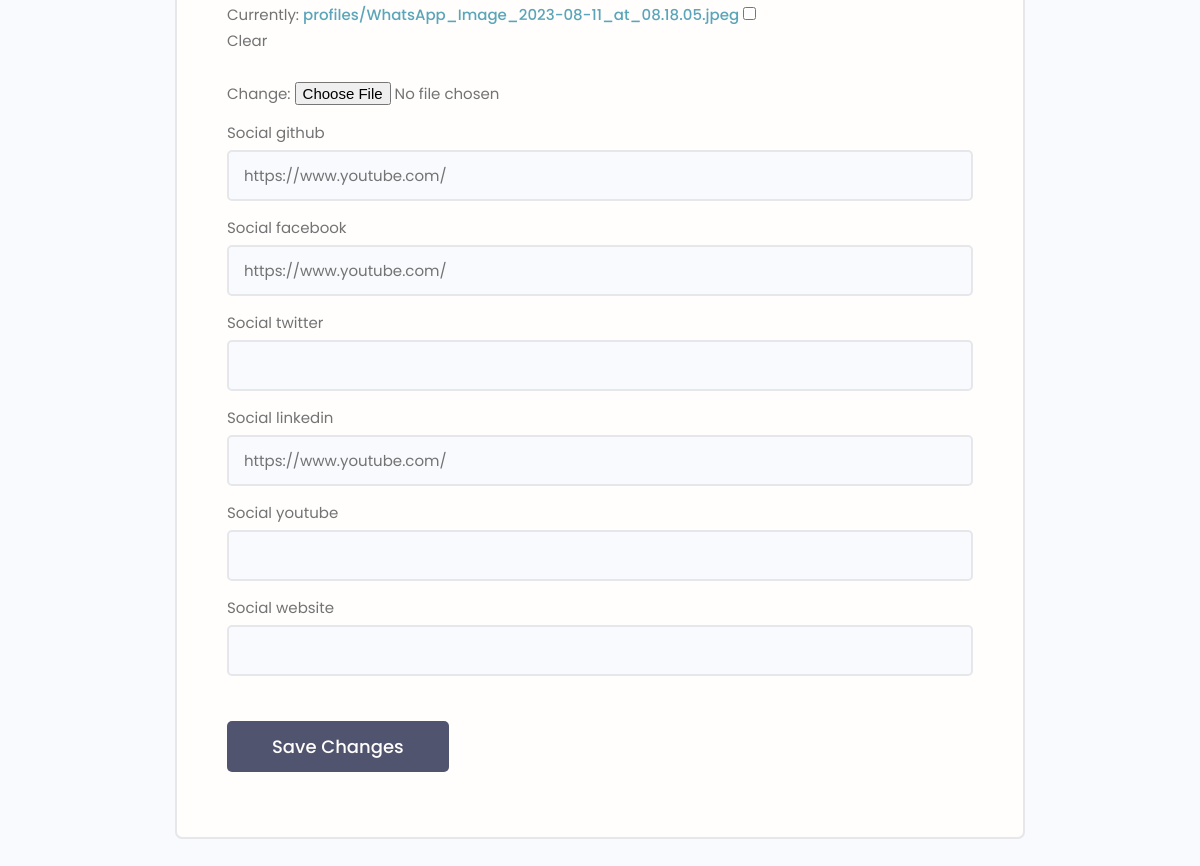
The page /edit-account/ (signed in, lower part) on the database as committed earlier.
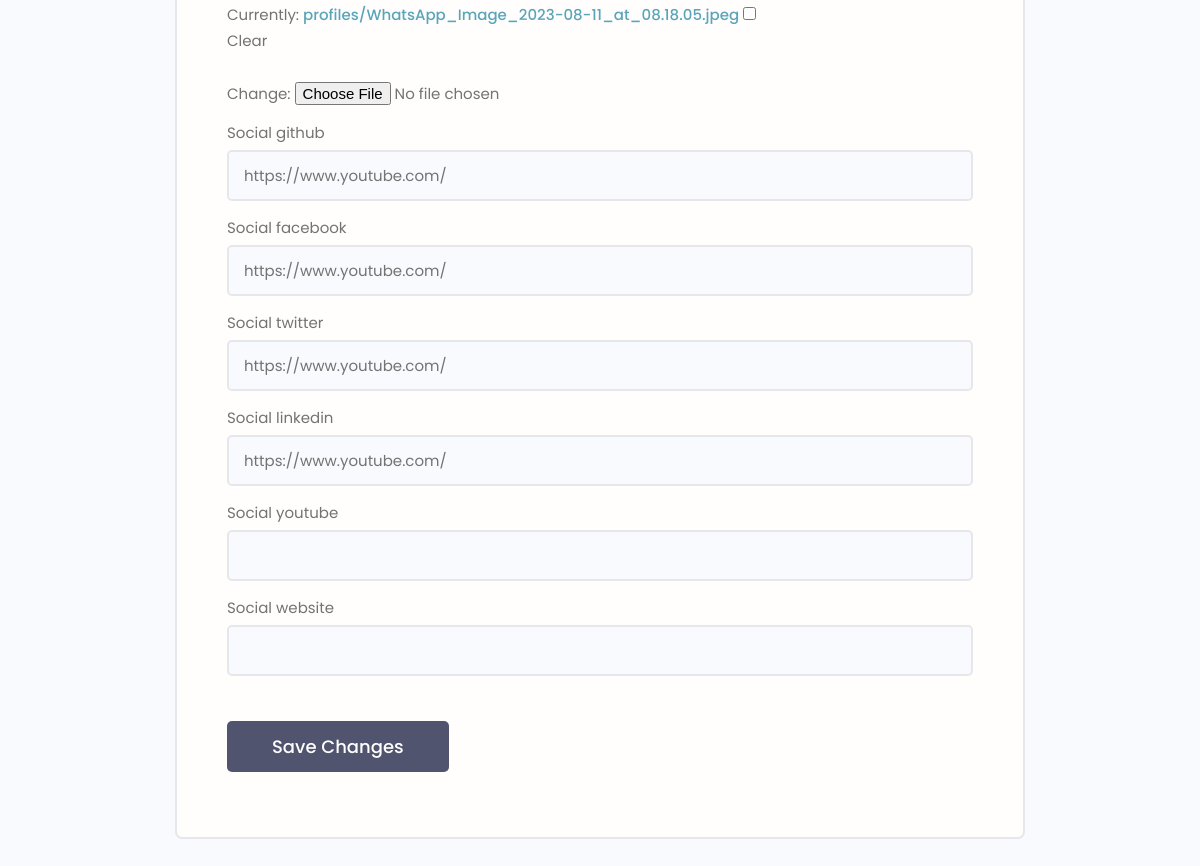
The same page on the database as committed later.
### users/models.py (models this page shows, shortened)
class Profile(models.Model):
    user  = models.OneToOneField(User, on_delete=models.CASCADE, null=True, blank=True)
    name = models.CharField(max_length=200,null=True, blank=True)
    user_name = models.CharField(max_length=200,null=True, blank=True)
    location = models.CharField(max_length=200,null=True, blank=True)
    email = models.EmailField(max_length=500, null=True, blank=True)
    short_intro = models.CharField(max_length=200, null=True, blank=True)
    bio = models.TextField(null=True, blank=True)
    profile_image = models.FileField(null=True, blank=True,
                                    upload_to='profiles/', default="profiles/user-default.png")
    social_github = models.CharField(max_length=200,null=True, blank=True)
    social_facebook = models.CharField(max_length=200,null=True, blank=True)
    social_twitter = models.CharField(max_length=200,null=True, blank=True)
    social_linkedin = models.CharField(max_length=200,null=True, blank=True)
    social_youtube = models.CharField(max_length=200,null=True, blank=True)
    social_website = models.CharField(max_length=200,null=True, blank=True)
    created =models.DateTimeField(auto_now_add=True)
    id = models.UUIDField(default=uuid.uuid4, unique=True,editable=False,
                            primary_key=True)

### users/views.py (the view)
# urls.py: path('edit-account/', views.editAccount, name='edit-account'),
@login_required(login_url='login')
def editAccount(request):
    profile = request.user.profile
    form = ProfileForm(instance=profile)
    if request.method == 'POST':
        form = ProfileForm(request.POST, request.FILES, instance = profile)
        if form.is_valid():
            form.save()
            return redirect('account')
    context = {'form':form}
    return render(request, 'users/profile_form.html', context)

### users/forms.py
class ProfileForm(ModelForm):
    class Meta:
        model = Profile
        fields = ['name', 'user_name', 'location', 'email', 'short_intro',
                'bio', 'profile_image', 'social_github', 'social_facebook',
                'social_twitter', 'social_linkedin', 'social_youtube', 'social_website']
    def __init__(self, *args, **kwargs):
            super(ProfileForm, self).__init__(*args, **kwargs)
            for name, field in self.fields.items():
                field.widget.attrs.update(
                        {'class':'input'}
                        )

### users/templates/users/profile_form.html (shortened to what this page needs)
{% extends 'main.html' %}
{% block content %}
<main class="formPage my-xl">
    <div class="content-box">
        <div class="formWrapper">
            <br>
            <form  action="{% url 'edit-account' %}" method="post" enctype="multipart/form-data" class="form">
                {% for field in form %}
                <div class="form__field">
                    <label for="formInput#text">{{field.label}} </label>
                    {{field}}
                </div>
                {% endfor %}
                <input class="btn btn--sub btn--lg  my-md" type="submit" value="Save Changes" />
            </form>
        </div>
    </div>
</main>
{% endblock content %}

Rows that differ between the two databases and show on the page:
changed Profile "https://www.youtube.com/": social_twitter (not shown) → "https://www.youtube.com/"
